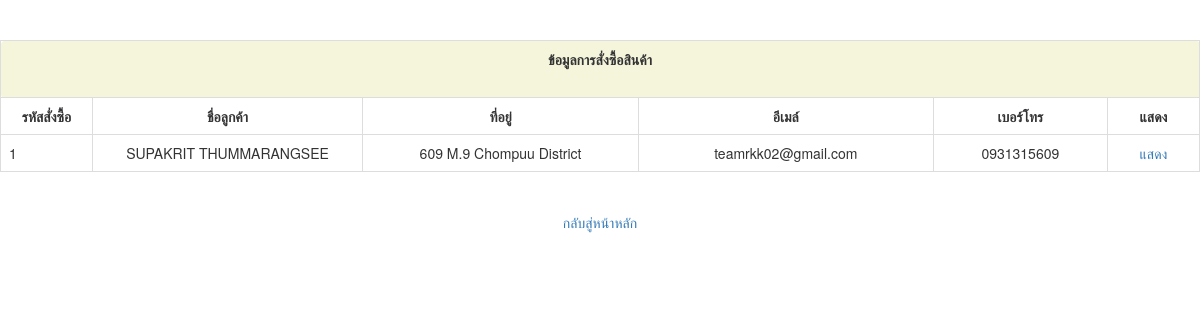
The app's page /order.php with its own data.
### tables this page shows
CREATE TABLE `order_head` (
  `o_id` int(10) NOT NULL,
  `o_dttm` datetime NOT NULL,
  `o_name` varchar(100) NOT NULL,
  `o_addr` varchar(500) NOT NULL,
  `o_email` varchar(100) NOT NULL,
  `o_phone` varchar(20) NOT NULL,
  `o_qty` int(11) NOT NULL,
  `o_total` float NOT NULL
);

### order.php (the view, shortened to what this page needs)
<!DOCTYPE html>
<html lang="en">
  <head>
    <link href="css/bootstrap.min.css" rel="stylesheet">
  </head>
  <body>
<table width="1000" border="0" align="center" cellpadding="0" cellspacing="1" class="table table-bordered">
	<br><br><tr>
		<td colspan="6" align="right" bgcolor="#F7F7F7" class="ccc"><center><b>ข้อมูลการสั่งซื้อสินค้า<b><center><br>
		</td>
			</tr>
			<tr>
				<td width="50" align="center" class="abc"><strong>รหัสสั่งซื้อ</strong></td>
				<td width="100" align="center" class="abc"><strong>ชื่อลูกค้า</strong></td>
				<td width="150" align="center" class="abc"><strong>ที่อยู่</strong></td>
				<td width="100" align="center" class="abc"><strong>อีเมล์</strong></td>
				<td width="50" align="center" class="abc"><strong>เบอร์โทร</strong></td>
				<td width="50" align="center" class="abc"><strong>แสดง</strong></td>
			</tr>
			<?php
				include("connect.inc");
				$strSQL = "SELECT * FROM order_head order by o_id desc";
				$objQuery =mysqli_query($conn, $strSQL);
				$num = mysqli_num_rows($objQuery);
				for($i=1;$i<=$num;$i++){
						$objResult = mysqli_fetch_array($objQuery);
				?>
				<tr>
					<td align="left"><?php echo  $objResult['o_id']?></td>
					<td align="center"><?php echo  $objResult['o_name']?></td>
					<td align="center"><?php echo  $objResult['o_addr']?></td>
					<td align="center"><?php echo  $objResult['o_email']?></td>
					<td align="center"><?php echo  $objResult['o_phone']?></td>
					<td align="center"><a href="orderdetail.php?o_id=<?php echo  $objResult['o_id']?>">แสดง</a></td>
					</tr>
					<?php
						}
					?>
			</table>
      <center>
			<?php
				echo "<br><a href='index.php'>กลับสู่หน้าหลัก</a>";
				?>
      </center>
</body>

### order.php (style rules this page uses)
.abc { background-color:#FFFFFF; border-radius: 4px; border-style: solid; border-color:#DCDCDC; }
.ccc { background-color:#F5F5DC; border-radius: 4px; }

### records on screen
order_head: o_id "1", o_name "SUPAKRIT THUMMARANGSEE", o_addr "609 M.9 Chompuu District", o_email "teamrkk02@gmail.com", o_phone "0931315609"
